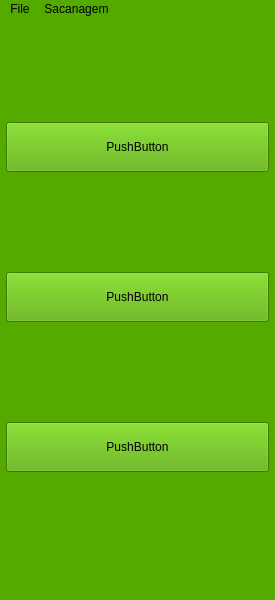
<?xml version="1.0" encoding="UTF-8"?>
<ui version="4.0">
 <class>gfTestMainWindow</class>
 <widget class="QMainWindow" name="gfTestMainWindow">
  <property name="geometry">
   <rect>
    <x>0</x>
    <y>0</y>
    <width>275</width>
    <height>600</height>
   </rect>
  </property>
  <property name="windowTitle">
   <string>MainWindow</string>
  </property>
  <property name="styleSheet">
   <string notr="true">background-color: rgb(85, 170, 0);</string>
  </property>
  <widget class="QWidget" name="centralwidget">
   <layout class="QHBoxLayout" name="horizontalLayout">
    <property name="spacing">
     <number>3</number>
    </property>
    <property name="leftMargin">
     <number>3</number>
    </property>
    <property name="topMargin">
     <number>3</number>
    </property>
    <property name="rightMargin">
     <number>3</number>
    </property>
    <property name="bottomMargin">
     <number>3</number>
    </property>
    <item>
     <layout class="QVBoxLayout" name="verticalLayout">
      <property name="spacing">
       <number>3</number>
      </property>
      <property name="leftMargin">
       <number>3</number>
      </property>
      <property name="topMargin">
       <number>3</number>
      </property>
      <property name="rightMargin">
       <number>3</number>
      </property>
      <property name="bottomMargin">
       <number>3</number>
      </property>
      <item>
       <widget class="QPushButton" name="pushButton">
        <property name="minimumSize">
         <size>
          <width>0</width>
          <height>50</height>
         </size>
        </property>
        <property name="text">
         <string>PushButton</string>
        </property>
       </widget>
      </item>
      <item>
       <widget class="QPushButton" name="pushButton_2">
        <property name="minimumSize">
         <size>
          <width>0</width>
          <height>50</height>
         </size>
        </property>
        <property name="text">
         <string>PushButton</string>
        </property>
       </widget>
      </item>
      <item>
       <widget class="QPushButton" name="pushButton_3">
        <property name="minimumSize">
         <size>
          <width>0</width>
          <height>50</height>
         </size>
        </property>
        <property name="text">
         <string>PushButton</string>
        </property>
       </widget>
      </item>
     </layout>
    </item>
   </layout>
  </widget>
  <widget class="QMenuBar" name="menubar">
   <property name="geometry">
    <rect>
     <x>0</x>
     <y>0</y>
     <width>275</width>
     <height>21</height>
    </rect>
   </property>
   <widget class="QMenu" name="menuFile">
    <property name="title">
     <string>File</string>
    </property>
    <addaction name="actionMeuCU"/>
    <addaction name="actionExit"/>
   </widget>
   <widget class="QMenu" name="menuSacanagem">
    <property name="title">
     <string>Sacanagem</string>
    </property>
    <addaction name="action_aqui_mesmo"/>
   </widget>
   <addaction name="menuFile"/>
   <addaction name="menuSacanagem"/>
  </widget>
  <widget class="QStatusBar" name="statusbar"/>
  <action name="actionMeuCU">
   <property name="text">
    <string>MeuCU</string>
   </property>
  </action>
  <action name="actionExit">
   <property name="text">
    <string>Exit</string>
   </property>
  </action>
  <action name="action_aqui_mesmo">
   <property name="text">
    <string>É aqui mesmo</string>
   </property>
  </action>
 </widget>
 <resources/>
 <connections/>
</ui>
